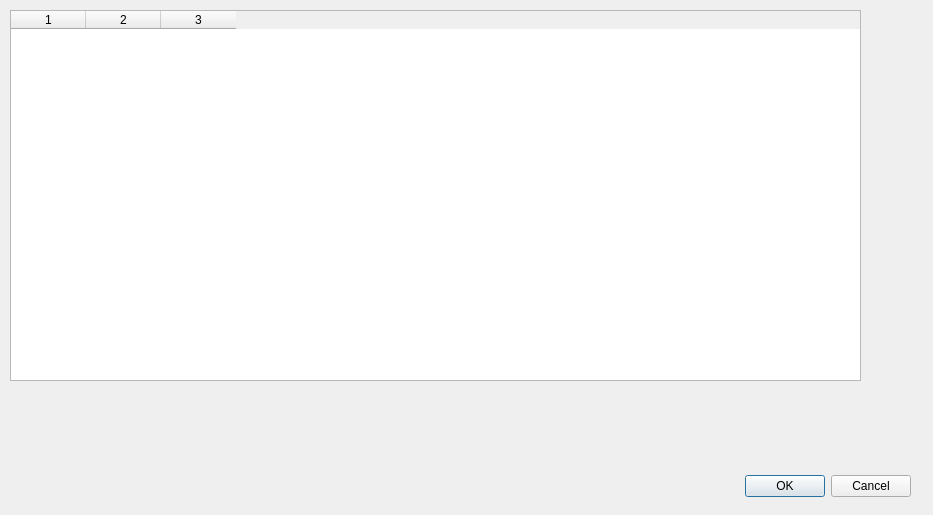
<?xml version="1.0" encoding="UTF-8"?>
<ui version="4.0">
 <class>Dialog</class>
 <widget class="QDialog" name="Dialog">
  <property name="geometry">
   <rect>
    <x>0</x>
    <y>0</y>
    <width>933</width>
    <height>515</height>
   </rect>
  </property>
  <property name="windowTitle">
   <string>Načtení GPX</string>
  </property>
  <widget class="QDialogButtonBox" name="buttonBox">
   <property name="geometry">
    <rect>
     <x>570</x>
     <y>470</y>
     <width>341</width>
     <height>32</height>
    </rect>
   </property>
   <property name="orientation">
    <enum>Qt::Horizontal</enum>
   </property>
   <property name="standardButtons">
    <set>QDialogButtonBox::Cancel|QDialogButtonBox::Ok</set>
   </property>
  </widget>
  <widget class="QTableWidget" name="tableWidgetSectors">
       <property name="enabled">
        <bool>true</bool>
       </property>
       <property name="geometry">
        <rect>
         <x>10</x>
         <y>10</y>
         <width>851</width>
         <height>371</height>
        </rect>
       </property>
       <property name="rowCount">
        <number>0</number>
       </property>
       <property name="columnCount">
        <number>3</number>
       </property>
       <attribute name="horizontalHeaderDefaultSectionSize">
        <number>75</number>
       </attribute>
       <row/>
       <row/>
       <row/>
       <row/>
       <row/>
       <row/>
       <row/>
       <row/>
       <row/>
       <row/>
       <column/>
       <column/>
       <column/>
       <column/>
       <column/>
       <column/>
       <column/>
       <column/>
       <column/>
      </widget>
 </widget>    
 <resources/>
 <connections>
  <connection>
   <sender>buttonBox</sender>
   <signal>accepted()</signal>
   <receiver>Dialog</receiver>
   <slot>accept()</slot>
   <hints>
    <hint type="sourcelabel">
     <x>248</x>
     <y>254</y>
    </hint>
    <hint type="destinationlabel">
     <x>157</x>
     <y>274</y>
    </hint>
   </hints>
  </connection>
  <connection>
   <sender>buttonBox</sender>
   <signal>rejected()</signal>
   <receiver>Dialog</receiver>
   <slot>reject()</slot>
   <hints>
    <hint type="sourcelabel">
     <x>316</x>
     <y>260</y>
    </hint>
    <hint type="destinationlabel">
     <x>286</x>
     <y>274</y>
    </hint>
   </hints>
  </connection>
 </connections>
</ui>
